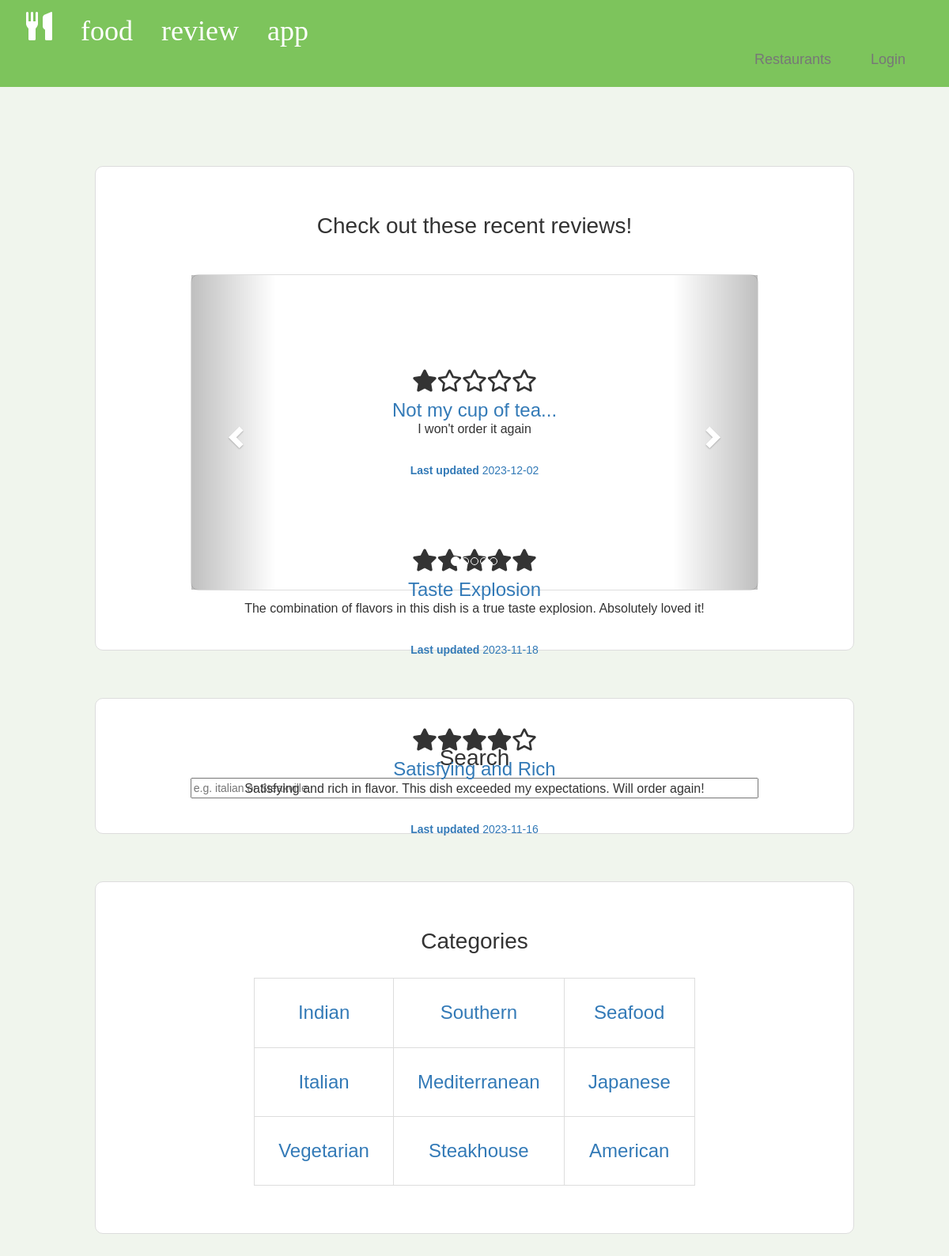
Screenshot of /home/home-page.php with the database file from the repository.
### tables this page shows
CREATE TABLE IF NOT EXISTS `review` (
  `review_id` int NOT NULL AUTO_INCREMENT,
  `food_item_id` int NOT NULL,
  `member_id` int NOT NULL,
  `title` varchar(255) NOT NULL,
  `description` text,
  `rating` int NOT NULL,
  `date` date NOT NULL,
  PRIMARY KEY (`review_id`),
  KEY `food_item_id` (`food_item_id`),
  KEY `member_id` (`member_id`)
);

### home/home-page.php (the view, shortened to what this page needs)
<html>
	<head>
	</head>
<?php
require_once "../style/header.php";
require_once '../db/login.php';
require_once '../functions/star_rating.php';
$conn = new mysqli($hn, $un, $pw, $db);
$query = "SELECT * FROM review ORDER BY date DESC LIMIT 5;";
$result = $conn->query($query);
if ($result->num_rows > 0) {
    echo '<div class="card"><h1 style="text-align:center">Check out these recent reviews!</h1>';
    echo '<div id="myCarousel" class="carousel slide card" data-ride="carousel">';
    echo '<ol class="carousel-indicators">';
    $indicatorIndex = 0;
    while ($row = $result->fetch_assoc()) {
        $active = ($indicatorIndex == 0) ? 'active' : '';
        echo '<li data-target="#myCarousel" data-slide-to="' . $indicatorIndex . '" class="' . $active . '"></li>';
        $indicatorIndex++;
    }
    echo '</ol>';
    $result->data_seek(0);
    echo '<div class="carousel-inner" role="listbox">';
    while ($row = $result->fetch_assoc()) {
        $active = ($active == 'active') ? '' : 'active';
        echo '<div class="item ' . $active . '">';
		echo "<a href='../reviews/review-list.php?food_item=$row[food_item_id]'>";
        echo '<br><br><br>';
		echo '<h2 style="text-align:center">'. displayStarRating($row['rating']) .'</h2>';
        echo '<h3>' . $row['title'] . '</h3>';
        echo '<p>' . $row['description'] . '</p><br>';
        echo '<strong>Last updated </strong>' . $row['date'] . '<br>';
		echo "</a>";
        echo '</div>';
    }
    echo '</div>';
    echo '<a class="left carousel-control" href="#myCarousel" data-slide="prev">';
    echo '<span class="glyphicon glyphicon-chevron-left"></span>';
    echo '</a>';
    echo '<a class="right carousel-control" href="#myCarousel" data-slide="next">';
    echo '<span class="glyphicon glyphicon-chevron-right"></span>';
    echo '</a>';
    echo '</div>';
	echo '</div>';
}
?>
		<div class='card'>
		<h1 style='text-align:center'> Search </h1>
		<div class='form style='text-align:center'>
			<form method='post' action='../restaurants/restaurant-list.php'>
				<input type='text' name='search' placeholder='e.g. italian or Steakville'>
			</form>
		</div>
		</div>
		<div class='card'>
		<h1 style='text-align:center'> Categories </h1>
			<table class="card-table">
				<tr>
					<td class="card"><a href="../restaurants/restaurant-list.php?category=indian"><h3>Indian</h3></a></td>
					<td class="card"><a href="../restaurants/restaurant-list.php?category=southern"><h3>Southern</h3></a></td>
					<td class="card"><a href="../restaurants/restaurant-list.php?category=seafood"><h3>Seafood</h3></a></td>
				</tr>
				<tr>
					<td class="card"><a href="../restaurants/restaurant-list.php?category=italian"><h3>Italian</h3></a></td>
					<td class="card"><a href="../restaurants/restaurant-list.php?category=mediterranean"><h3>Mediterranean</h3></a></td>
					<td class="card"><a href="../restaurants/restaurant-list.php?category=japanese"><h3>Japanese</h3></a></td>
				</tr>
				<tr>
					<td class="card"><a href="../restaurants/restaurant-list.php?category=vegetarian"><h3>Vegetarian</h3></a></td>
					<td class="card"><a href="../restaurants/restaurant-list.php?category=steak"><h3>Steakhouse</h3></a></td>
					<td class="card"><a href="../restaurants/restaurant-list.php?category=american"><h3>American</h3></a></td>
				</tr>
			</table>
		</div>
    	<br><br><br><br>
	</body>
</html>

### functions/star_rating.php
<html>
	<head>
		<link rel="stylesheet" href="https://cdnjs.cloudflare.com/ajax/libs/font-awesome/5.15.3/css/all.min.css">
	</head>
	<body>
	</body>
</html>
<?php
function displayStarRating($rating) {
    $stars = "";
    for ($i = 1; $i <= 5; $i++) {
        if ($i <= $rating) {
            $stars .= '<i class="fas fa-star"></i>';
        } else {
            $stars .= '<i class="far fa-star"></i>';
        }
    }
    return $stars;
}
?>

### style/style.css (style rules this page uses)
body { font-family: 'Helvetica', sans-serif; background-color: #f0f5ed; }
h1, h2 { text-align: center; margin-top: 30px; font-size: 28px; color: #333; }
form { text-align: center; }
.carousel { width: auto; height: 400px; text-align: center !important; color: #333; }
.carousel-inner { text-align: center; }
table { text-align: center; border: 1px solid #ddd; margin: 30px auto; color: #333; }
.card-table { width: 50%; border-collapse: collapse; }
.card { border: 1px solid #ddd; border-radius: 10px; padding: 30px; text-align: left; background-color: #ffffff; margin-left: 10%; margin-right: 10%; margin-top: 5%; margin-bottom: 5%; }
.card h1, h2 { text-align: left; margin-top: 30px; font-size: 28px; color: #333; }
.card h3 { font-size: 24px; margin: 0; color: #hhh; }
.card p { font-size: 16px; color: #333; }
.card-table td { width: 33.33%; text-align: center; }
input[type="text"], input[type="number"] { width: 80%; }

### rows the page displays
review: rating 1 (drawn), title "Not my cup of tea...", description "I won't order it again", date "2023-12-02"
review: rating 5 (drawn), title "Taste Explosion", description "The combination of flavors in this dish is a true taste explosion. Absolutely loved it!", date "2023-11-18"
review: rating 4 (drawn), title "Satisfying and Rich", description "Satisfying and rich in flavor. This dish exceeded my expectations. Will order again!", date "2023-11-16"
